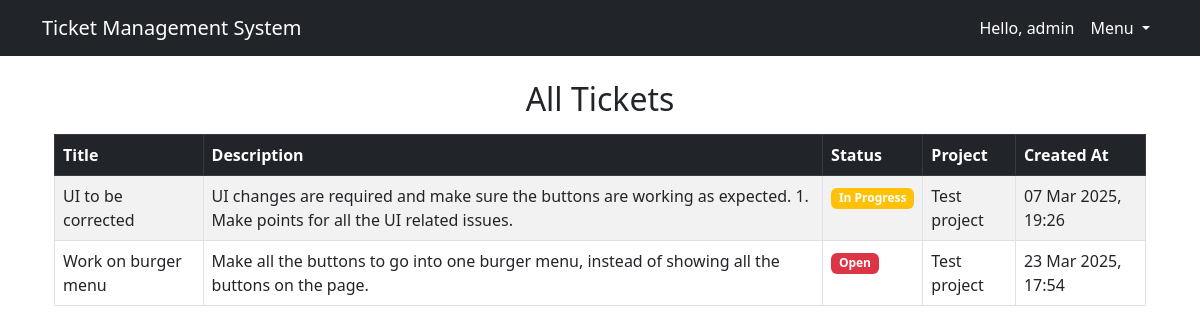
Page / (signed in) on the earlier database version.
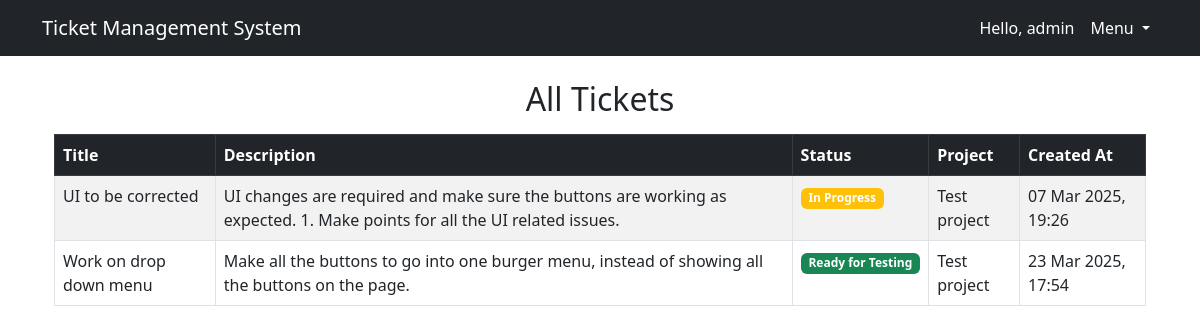
Same page on the later database version.
### tracker/models.py (models this page shows, shortened)
class Bug(models.Model):
    STATUS_CHOICES = [
        ('Open', 'Open'),
        ('In Progress', 'In Progress'),
        ('Ready for Testing', 'Ready for Testing'),
        ('Reopened', 'Reopened'),
        ('Moved to UAT', 'Moved to UAT'),
        ('Moved to Production', 'Moved to Production'),
        ('Resolved', 'Resolved'),
        ('Closed', 'Closed'),
    ]
    title = models.CharField(max_length=200)
    description = models.TextField()
    status = models.CharField(max_length=20, choices=STATUS_CHOICES, default='Open')
    created_at = models.DateTimeField(auto_now_add=True)
    assigned_to = models.ForeignKey(User, on_delete=models.SET_NULL, null=True, blank=True, related_name='assigned_to')
    modified_at = models.DateTimeField(auto_now=True)
    modified_by = models.ForeignKey(User, on_delete=models.SET_NULL, null=True, blank=True, related_name='modified_by')
    created_by = models.ForeignKey(User, on_delete=models.SET_NULL, null=True, blank=True, related_name='created_by')
    project = models.ForeignKey(Project, on_delete=models.CASCADE)

class Project(models.Model):
    name = models.CharField(max_length=200)
    description = models.TextField()
    created_at = models.DateTimeField(auto_now_add=True)

### tracker/views.py (the view)
# urls.py: path('', views.home, name='home'),
@login_required
def home(request):
    if request.user.is_superuser:
        user_bugs = Bug.objects.all()
    else:
        user_bugs = Bug.objects.filter(assigned_to=request.user)
    return render(request, 'tracker/home.html', {'bugs': user_bugs})

### tracker/templates/tracker/home.html
{% extends 'tracker/base.html' %}
{% block content %}
<div class="container mt-4">
    {% if request.user.is_superuser %}
        <h2 class="text-center">All Tickets</h2>
    {% else %}
        <h2 class="text-center">Your Assigned Tickets</h2>
    {% endif %}
    {% if bugs %}
        <table class="table table-striped table-bordered mt-3">
            <thead class="table-dark">
                <tr>
                    <th>Title</th>
                    <th>Description</th>
                    <th>Status</th>
                    <th>Project</th>
                    <th>Created At</th>
                </tr>
            </thead>
            <tbody>
                {% for bug in bugs %}
                <tr>
                    <td>{{ bug.title }}</td>
                    <td>{{ bug.description }}</td>
                    <td><span class="badge bg-{% if bug.status == 'Open' %}danger{% elif bug.status == 'In Progress' %}warning{% else %}success{% endif %}">
                        {{ bug.status }}</span></td>
                    <td>{{ bug.project.name }}</td>
                    <td>{{ bug.created_at|date:"d M Y, H:i" }}</td>
                </tr>
                {% endfor %}
            </tbody>
        </table>
    {% else %}
        <p class="text-center text-muted">No bugs assigned to you yet.</p>
    {% endif %}
</div>
{% endblock %}

Differences in the rows shown:
changed Bug: title "Work on burger menu" → "Work on drop down menu"; status "Open" → "Ready for Testing"
